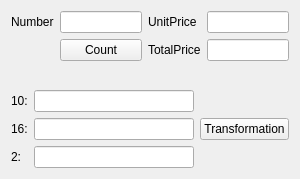
<?xml version="1.0" encoding="UTF-8"?>
<ui version="4.0">
 <class>Widget</class>
 <widget class="QWidget" name="Widget">
  <property name="geometry">
   <rect>
    <x>0</x>
    <y>0</y>
    <width>300</width>
    <height>179</height>
   </rect>
  </property>
  <property name="windowTitle">
   <string>Widget</string>
  </property>
  <layout class="QVBoxLayout" name="verticalLayout_2">
   <item>
    <layout class="QVBoxLayout" name="verticalLayout">
     <item>
      <layout class="QGridLayout" name="gridLayout">
       <item row="0" column="0">
        <widget class="QLabel" name="labNumber">
         <property name="text">
          <string>Number</string>
         </property>
        </widget>
       </item>
       <item row="0" column="1">
        <widget class="QLineEdit" name="lineEditNumber"/>
       </item>
       <item row="0" column="2">
        <widget class="QLabel" name="labUPrice">
         <property name="text">
          <string>UnitPrice</string>
         </property>
        </widget>
       </item>
       <item row="0" column="3">
        <widget class="QLineEdit" name="lineEditUPrice"/>
       </item>
       <item row="1" column="0">
        <spacer name="horizontalSpacer">
         <property name="orientation">
          <enum>Qt::Horizontal</enum>
         </property>
         <property name="sizeHint" stdset="0">
          <size>
           <width>40</width>
           <height>20</height>
          </size>
         </property>
        </spacer>
       </item>
       <item row="1" column="1">
        <widget class="QPushButton" name="pButtonCount">
         <property name="text">
          <string>Count</string>
         </property>
        </widget>
       </item>
       <item row="1" column="2">
        <widget class="QLabel" name="labTPrice">
         <property name="text">
          <string>TotalPrice</string>
         </property>
        </widget>
       </item>
       <item row="1" column="3">
        <widget class="QLineEdit" name="lineEditTPrice"/>
       </item>
      </layout>
     </item>
     <item>
      <spacer name="verticalSpacer">
       <property name="orientation">
        <enum>Qt::Vertical</enum>
       </property>
       <property name="sizeHint" stdset="0">
        <size>
         <width>20</width>
         <height>40</height>
        </size>
       </property>
      </spacer>
     </item>
     <item>
      <layout class="QGridLayout" name="gridLayout_2">
       <item row="0" column="0">
        <widget class="QLabel" name="labTen">
         <property name="text">
          <string>10:</string>
         </property>
        </widget>
       </item>
       <item row="0" column="1">
        <widget class="QLineEdit" name="lineEditTen"/>
       </item>
       <item row="1" column="0">
        <widget class="QLabel" name="labelHex">
         <property name="text">
          <string>16:</string>
         </property>
        </widget>
       </item>
       <item row="1" column="1">
        <widget class="QLineEdit" name="lineEditHex"/>
       </item>
       <item row="1" column="2">
        <widget class="QPushButton" name="pushButtonTransformation">
         <property name="text">
          <string>Transformation</string>
         </property>
        </widget>
       </item>
       <item row="2" column="0">
        <widget class="QLabel" name="labTwo">
         <property name="text">
          <string>2:</string>
         </property>
        </widget>
       </item>
       <item row="2" column="1">
        <widget class="QLineEdit" name="lineEditTwo"/>
       </item>
      </layout>
     </item>
    </layout>
   </item>
  </layout>
 </widget>
 <layoutdefault spacing="6" margin="11"/>
 <resources/>
 <connections/>
</ui>
